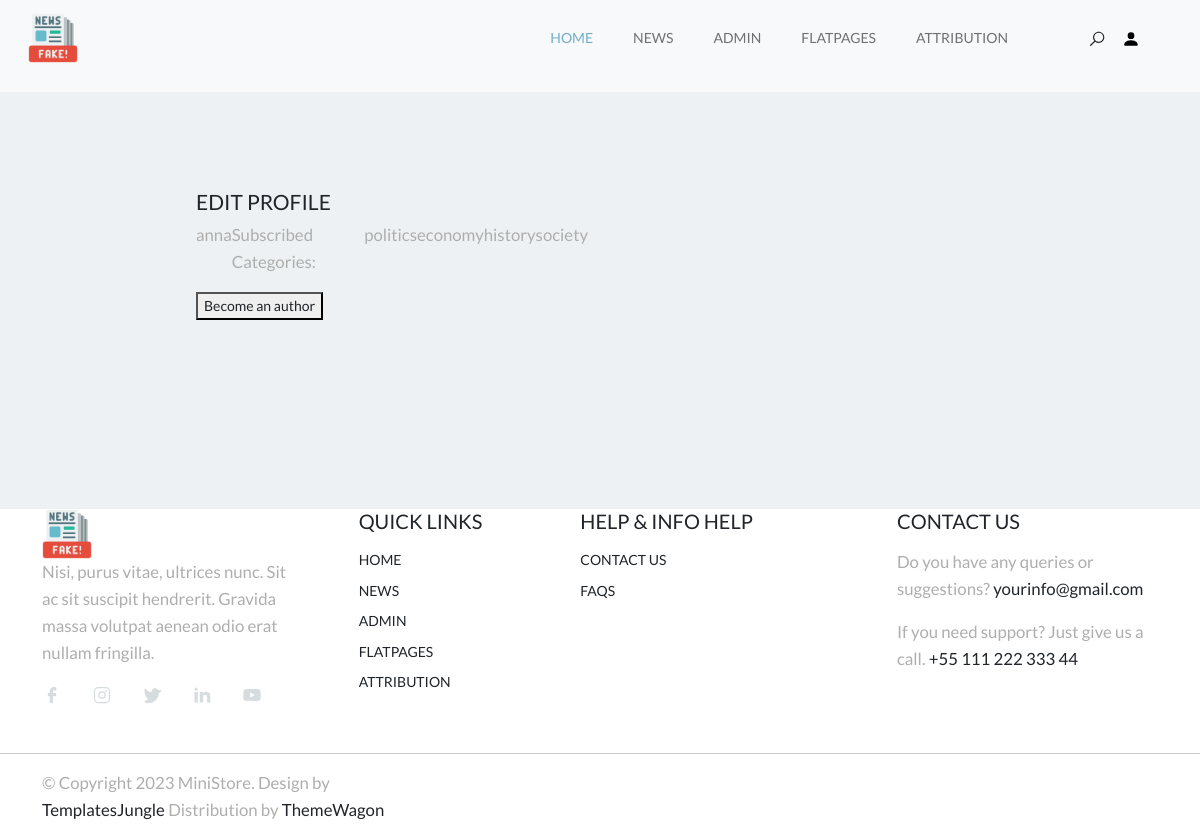
The page /accounts/profile/ (signed in) on the database its author committed.
### news/models.py (models this page shows, shortened)
class Category(models.Model):
    cat_name = models.CharField(max_length=64, unique=True)
    subscribers = models.ManyToManyField(User, through="CategorySubscribers")

### news/views.py (the view)
# urls.py: path('accounts/profile/', UserProfileView.as_view(), name='user_profile'),
class UserProfileView(LoginRequiredMixin, TemplateView):
    model = django.contrib.auth.views.UserModel
    template_name = "account/profile.html"
    def get_context_data(self, **kwargs):
        context = super().get_context_data( **kwargs)
        context['is_author'] = self.request.user.groups.filter(name='author').exists()
        context['categories'] = Category.objects.filter(subscribers=self.request.user)
        return context

### templates/account/profile.html (shortened to what this page needs)
{% extends 'flatpages/default.html' %}
{% load custom_filters %}
{% block content %}
    <h3 class="card-title text-uppercase text-dark">Edit Profile</h3>
    <div class="justify-content-between d-flex pb3">
        <p>{{request.user.username}}</p>
        <p>Subscribed Categories:</p>
        {% for cat in categories %}
            <p>{{cat.cat_name}}</p>
        {% endfor %}
    </div>
    {% if not is_author %}
    <button> <a href="become_author/"> Become an author</a> </button>
    {% endif %}
{% endblock content %}

### static/css/style.css (style rules this page uses)
:root { --accent-color: #717171; --white-color: #fff; --black-color: #000; --gray-color: #F3F3F3; --gray-color-300: #D8D8D8; --gray-color-500: #AEAEAE; --gray-color-800: #3A3A3A; --light-gray-color: #D7DDDF; --primary-color: #72AEC8; --bs-primary-rgb: 114,174,200; --light-color: #f8f9fa; --dark-color: #212529; --light-blue-color: #EDF1F3; --navbar-color-color: #131814; --swiper-theme-color: #4A4A4A; --swiper-pagination-color: #4A4A4A; }
:root { --body-font : "Lato", sans-serif; --heading-font : "Jost", sans-serif; }
*, *::before, *::after { -webkit-box-sizing: border-box; -moz-box-sizing: border-box; box-sizing: border-box; }
html { box-sizing: border-box; }
body { font-family: var(--body-font); font-size: 14px; font-weight: 500; line-height: 1.6; margin: 0; }
p { font-size: 1.2em; color: var(--gray-color-500); }
a { color: var(--dark-color); text-decoration: none; transition: 0.3s color ease-out; }
h3.card-title, h3.cart-title { font-size: 1.5em; }

### rows shown on the page
Category: cat_name "politics"
Category: cat_name "economy"
Category: cat_name "history"
Category: cat_name "society"

### other values the page prints
{{ request.user.username }} "anna"
